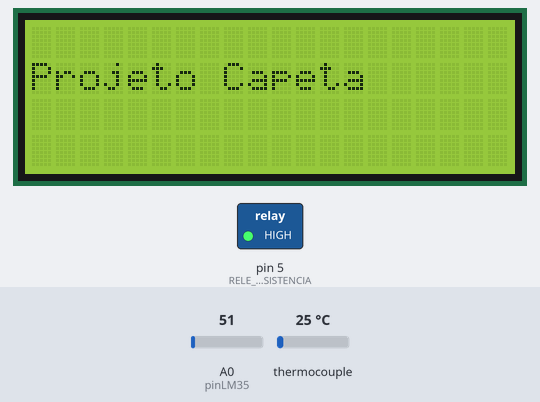
Recording of a sketch running on a simulated Arduino Uno, built with avr-gcc and run on an emulated ATmega328P. On the bench: 20×4 character LCD, switched loads named in the sketch (green lamp = pin HIGH). Wiring (inferred from the names in the program): MAX6675 thermocouple converter: CS pin 3; MISO pin 2; SCK pin 4. Inputs (shaded band) come from the test bench; at power-on: thermocouple 25 °C, A0 (pinLM35) = 51. Storage starts empty; pins used as bus, display or sensor lines are not drawn; what the sketch prints to the serial monitor is not drawn.

Above: at 1.2 s.
3.4 s: thermocouple set to 85 °C
6.4 s: thermocouple set to 94 °C
At 7.9 s:
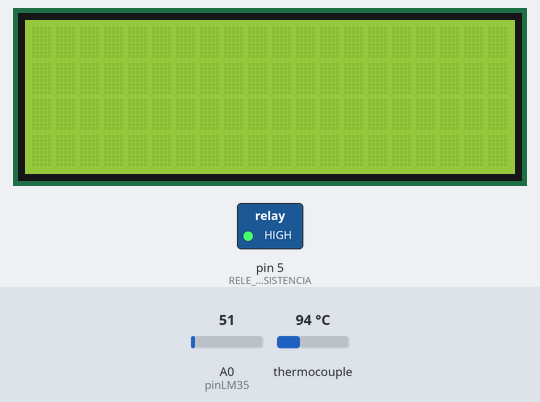
8.2 s: A0 (pinLM35) set to 22
At 10.5 s:
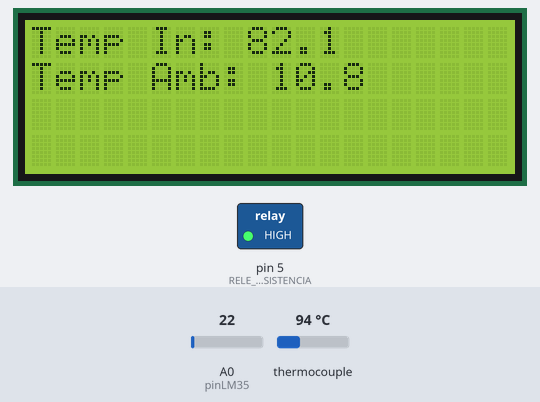
11.2 s: A0 (pinLM35) set to 18
At 12.9 s:
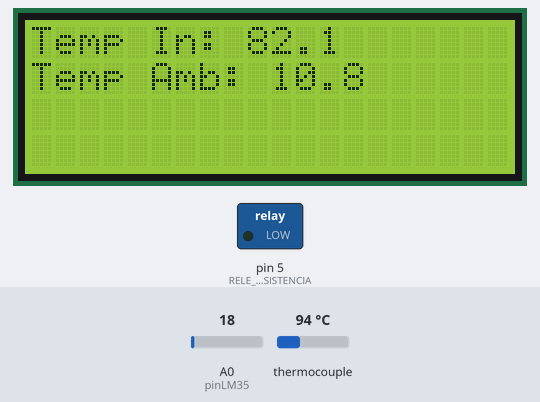
13.2 s: thermocouple set to 68 °C
16.2 s: thermocouple set to 62 °C
At 18.3 s:
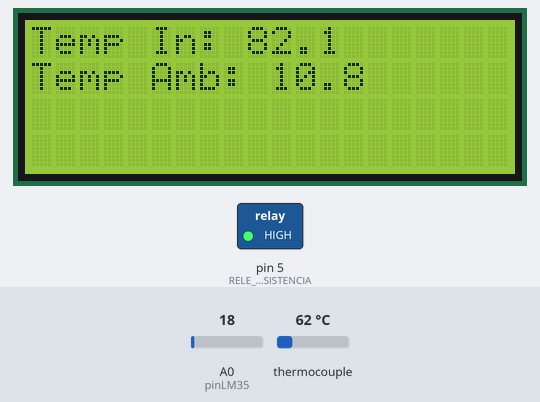
Timing chart, 0 to 19.6 s (numbered marks = the images above; inputs shaded):
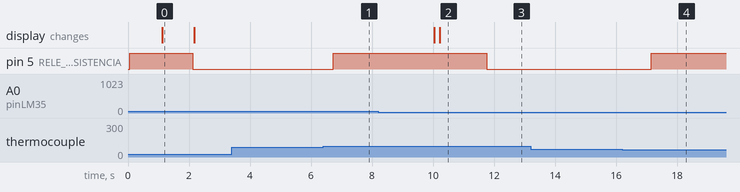

Measured:
- the behaviour switches between 88 and 89 °C on thermocouple (found by bisection; images 0 and 1)
- the behaviour switches between 21 and 20 on A0 (pinLM35) (found by bisection; images 2 and 3)
- the behaviour switches between 66 and 65 °C on thermocouple (found by bisection; images 3 and 4)
- after the input at 3.4 s, every drawn part: stays the same
- after the input at 13.2 s, every drawn part: stays the same
- after the input at 16.2 s, pin 5 (RELE_RESISTENCIA): LOW → HIGH after 0.95 s instead of 3.0 s
- what the display in image 0 shows lasts 1.1 s, from 1.1 s to 2.2 s

The sketch:

teste-new-pid-flag.ino
```cpp
#include <Wire.h>
#include <LiquidCrystal_I2C.h>
#include <SPI.h>
#include <math.h>
#include <max6675.h>
#include <SD.h>

LiquidCrystal_I2C lcd(0x27, 20, 4);
File myFile;

#define MAX6675_SO 2
#define MAX6675_CS 3
#define MAX6675_SCK 4
#define RELE_RESISTENCIA 5

const int pinLM35 = A0;
#define CS_PIN 10

double temperatura;
double setPoint_resistencia = 62.0;
double input;
float intercepto = 3.267;
float slope = 0.938;
unsigned long tempoAnterior = 0;
const long intervaloTela = 10000;
unsigned long intervaloPID = 200;

bool resistenciaLigada = false;  // Inicialmente ligada

// Parâmetros PID
double Kp = 2.0, Ki = 0.5, Kd = 1.0;
double erroAnterior = 0.0, somaErro = 0.0;

// Filtro passa-baixo
double temperaturaFiltrada = 0.0;
double alpha = 0.1;  // Fator de suavização para o filtro passa-baixo

// Variáveis para média das últimas 5 leituras de temperatura corrigida
#define NUM_LEITURAS 5
double leituras[NUM_LEITURAS];
int leituraIndex = 0;

// Zona morta (histerese)
double zonaMorta = 2.0; // Intervalo de ±2°C em torno do set point

// Flag para o comportamento baseado no setpoint
int flag = 0;  // Flag começa em 0, muda para 1 depois que o setpoint é ultrapassado

// Flag para o modo de aquecimento inicial
bool modoAquecimento = true;
unsigned long tempoAquecimento = 0;
const unsigned long tempoAquecimentoMax = 600000; // 10 minutos

void setup() {
    analogReference(DEFAULT);
    Serial.begin(9600);
    lcd.init();
    lcd.backlight();
    pinMode(RELE_RESISTENCIA, OUTPUT);

    // Inicializa a resistência como ligada
    digitalWrite(RELE_RESISTENCIA, HIGH);
    resistenciaLigada = true;

    if (!SD.begin(CS_PIN)) {
        Serial.println("Falha ao inicializar o cartão SD");
        lcd.setCursor(0, 0);
        lcd.print("Falha no SD!");
        while (1);
    }

    myFile = SD.open("datalog.csv", FILE_WRITE);
    if (myFile) {
        myFile.println("Tempo,Temp In (C),Temp Amb (C)");
        myFile.close();
        Serial.println("Arquivo CSV criado com sucesso");
    } else {
        Serial.println("Erro ao criar arquivo CSV");
    }

    lcd.setCursor(0, 1);
    lcd.print("Bem Vindo!");
    delay(1000);
    lcd.clear();
    lcd.setCursor(0, 1);
    lcd.print("Projeto Capeta");
    delay(1000);
    lcd.clear();
}

void loop() {
    unsigned long currentMillis = millis();

    // Modo de aquecimento inicial: mais agressivo
    if (modoAquecimento) {
        // Durante o aquecimento, usar um Kp maior para acelerar o processo
        Kp = 4.0;
        Ki = 1.0;
        Kd = 0.5;
        if (currentMillis - tempoAquecimento >= tempoAquecimentoMax) {
            modoAquecimento = false;  // Depois de 10 minutos, desativa o modo de aquecimento
        }
    } else {
        // Parâmetros PID normais depois do aquecimento
        Kp = 2.0;
        Ki = 0.5;
        Kd = 1.0;
    }

    if (currentMillis - tempoAnterior >= intervaloPID) {
        tempoAnterior = currentMillis;

        temperatura = leer_termopar();
        float temperaturaCorrigida = (slope * temperatura) + intercepto;

        // Aplica o filtro passa-baixo na leitura do termopar
        temperaturaFiltrada = alpha * temperaturaCorrigida + (1 - alpha) * temperaturaFiltrada;

        // Atualiza a média das últimas 5 leituras para o PID
        leituras[leituraIndex] = temperaturaFiltrada;
        leituraIndex = (leituraIndex + 1) % NUM_LEITURAS;
        double temperaturaMedia = 0.0;
        for (int i = 0; i < NUM_LEITURAS; i++) {
            temperaturaMedia += leituras[i];
        }
        temperaturaMedia /= NUM_LEITURAS;

        input = temperaturaMedia - 5.5; // Corrigindo a temperatura

        // Verifica se a temperatura ultrapassou o setpoint para mudar o flag para 1
        if (flag == 0 && input > setPoint_resistencia) {
            flag = 1;  // Muda o flag para 1 depois que o setpoint é ultrapassado
        }

        // Controle do relé com base no PID e zona morta
        controlarRele(input); // Chamada para a nova função

        float temperaturaAmbiente = lerTemperaturaLM35();

        Serial.print("Temp. Bruta: ");
        Serial.print(temperatura, 2);
        Serial.print(" C, Temp. Corrigida: ");
        Serial.print(input, 2);
        Serial.print(" C, Temp. Ambiente: ");
        Serial.print(temperaturaAmbiente, 2);
        Serial.println(" C");

        logToFile(input, temperaturaAmbiente);
    }

    // Atualização do LCD
    if (currentMillis % intervaloTela < intervaloPID) {
        lcd.clear();
        lcd.setCursor(0, 0);
        lcd.print("Temp In: ");
        lcd.print(input, 1);
        lcd.setCursor(0, 1);
        lcd.print("Temp Amb: ");
        lcd.print(lerTemperaturaLM35(), 1);
    }
}

void controlarRele(double temperaturaAtual) {
    double erro = setPoint_resistencia - temperaturaAtual;
    somaErro += erro * intervaloPID / 1000.0; // Integral acumulada
    double dErro = (erro - erroAnterior) / (intervaloPID / 1000.0); // Derivada

    // Saída PID
    double pidOut = Kp * erro + Ki * somaErro + Kd * dErro;
    erroAnterior = erro;

    if (flag == 0) {
        // Modo pré-aquecimento: mantém o relé ligado
        digitalWrite(RELE_RESISTENCIA, LOW);
        resistenciaLigada = true;
        if (temperaturaAtual >= setPoint_resistencia) {
            flag = 1;  // Ativa controle PID após atingir o setpoint
        }
    } else if (flag == 1) {
        // Controle PID com histerese
        if (pidOut > zonaMorta) {
            digitalWrite(RELE_RESISTENCIA, HIGH); // Desliga o relé
            resistenciaLigada = false;
        } else if (pidOut < -zonaMorta) {
            digitalWrite(RELE_RESISTENCIA, LOW); // Liga o relé
            resistenciaLigada = true;
        }
    }
}

double leer_termopar() {
    uint16_t v;
    pinMode(MAX6675_CS, OUTPUT);
    pinMode(MAX6675_SO, INPUT);
    pinMode(MAX6675_SCK, OUTPUT);

    digitalWrite(MAX6675_CS, LOW);
    unsigned long startMicros = micros();
    while (micros() - startMicros < 1);

    v = shiftIn(MAX6675_SO, MAX6675_SCK, MSBFIRST);
    v <<= 8;
    v |= shiftIn(MAX6675_SO, MAX6675_SCK, MSBFIRST);
    digitalWrite(MAX6675_CS, HIGH);

    if (v & 0x4) {
        return NAN;
    }
    v >>= 3;
    return v * 0.25;
}

float lerTemperaturaLM35() {
    int leituraLM35 = analogRead(pinLM35);
    float temperatura = (leituraLM35 * (5.0 / 1023.0)) * 100.0;
    return temperatura;
}

void logToFile(double tempIn, double tempOut) {
    myFile = SD.open("datalog.csv", FILE_WRITE);
    if (myFile) {
        unsigned long currentTime = millis() / 1000;
        myFile.print(currentTime);
        myFile.print(",");
        myFile.print(tempIn, 2);
        myFile.print(",");
        myFile.println(tempOut, 2);
        myFile.close();
        Serial.println("Dados gravados no arquivo CSV");
    } else {
        Serial.println("Erro ao abrir o arquivo CSV para escrita");
    }
}
```
